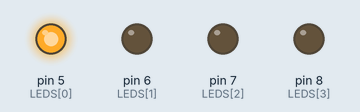
This sketch was run on a simulated Arduino Uno, built with avr-gcc and run on an emulated ATmega328P. On the bench: output pins drawn as LEDs (lit = HIGH).

Above: at 0.5 s.
At 2.5 s:
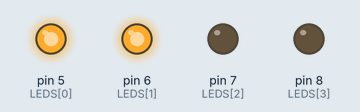
At 4.5 s:
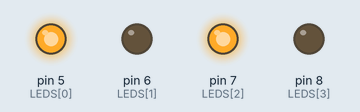
At 9.5 s:
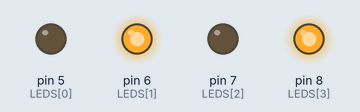
At 13.5 s:
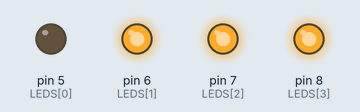
At 18.5 s:
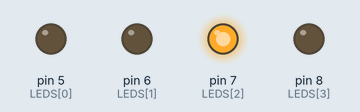
Timing chart, 0 to 19.5 s (numbered marks = the images above):
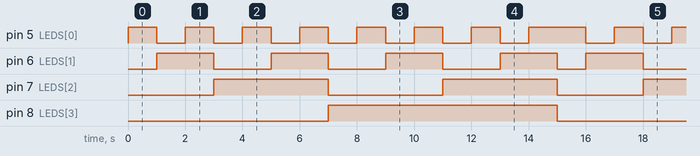

The sketch:

ARRAY8LEDS4.ino
```cpp
/****************************************************************
**                                                             **
**                          TÍTOL:                             **
**                       ARRAYde8LEDS 4                        **
**                                                             **
**  NOM: Mohamed el Marnissi                  DATA: 06/02/2017 **
****************************************************************/
//************************ INCLUDE ******************************


//*********************** VARIABLES *****************************

int LEDS[4] = {5, 6, 7, 8};// estableix array amb valor int de 4 variables
int comptar=1;//estableix variable comptar amb valor int
int t=1000;// estableix variable t amb valor int

//************************** SETUP ******************************

void setup() {                 // configura el final de salida

  for ( int i = 0; i < 4; i++)//inicia funcio for, estableix variable i amb un valor de 0 , condiciona, si i es inferior a 4 incrementa el valor de i en 1.
  {
    pinMode(LEDS[i], OUTPUT);// estableix totes les variables de l'array LEDS com a sortides
  }
}

//*************************** LOOP ******************************

void loop() {
while(comptar<16)//inicia funcio while, amb condicio de que la varaible comptar sigui inferior a 16.
{
  for(int i=0;i<4;i++)//inicia funcio for, estableix variable i amb un valor de 0 , condiciona, si i es inferior a 4 incrementa el valor de i en 1.
  {
    if(bitRead(comptar,i)==1)//inicia funcio if , amb la condicio , si lectura de bit de la variable comptar de la posicio i es igual a 1 ...
   {
    digitalWrite(LEDS[i], HIGH);//Escriu sortida digital de l'array de LEDS amb posicio i.
   }
   if(bitRead(comptar,i)== 0 )//inicia funcio if , amb la condicio , si lectura de bit de la variable comptar de la posicio i es igual a 0 ...
   {
   digitalWrite(LEDS[i], LOW);//Escriu sortida digital de l'array de LEDS amb posicio i.
  }
}
delay(t);//S'espera valor de variable t
comptar++;//incrementa el valor de la variable comptar en 1.
}
comptar=1;//variable comptar passa a valdre 1.
}

//************************** FUNCIONS ***************************
```

Measured:
- by itself, pin 5 (LEDS[0]): repeats every 15.0 s: 6 × (LOW 1.0 s, HIGH 1.0 s), LOW 1.0 s, HIGH 2.0 s
- by itself, pin 6 (LEDS[1]): repeats every 15.0 s: 3 × (LOW 2.0 s, HIGH 2.0 s), LOW 1.0 s, HIGH 2.0 s
- by itself, pin 7 (LEDS[2]): repeats every 15.0 s: LOW 4.0 s, HIGH 4.0 s, LOW 3.0 s, HIGH 4.0 s
- by itself, pin 8 (LEDS[3]): alternates HIGH for 8.0 s and LOW for 7.0 s
